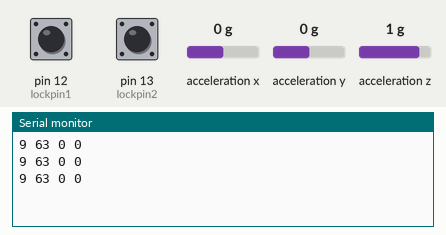
This sketch was run on a simulated Arduino Uno, built with avr-gcc and run on an emulated ATmega328P. Shown: the last lines printed to the serial monitor. The inputs (shaded band) are chosen by the test bench; at power-on: acceleration x 0 g, pin 12 (lockpin1) HIGH, pin 13 (lockpin2) HIGH, acceleration z 1 g, acceleration y 0 g.

Above: at 1.2 s.
1.3 s: acceleration x set to -1.4 g
At 1.86 s:
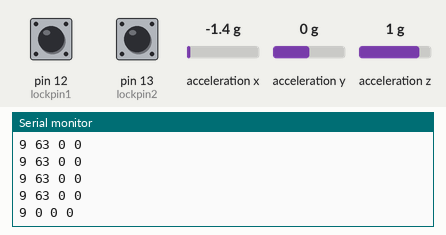
2.8 s: pin 12 (lockpin1) pulled LOW for 0.5 s
At 3.07 s:
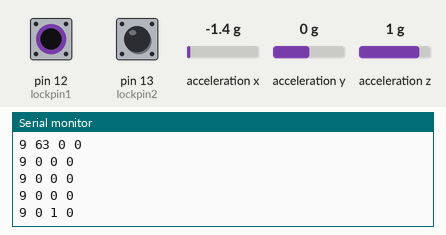
4.8 s: pin 13 (lockpin2) pulled LOW for 0.5 s
At 5.08 s:
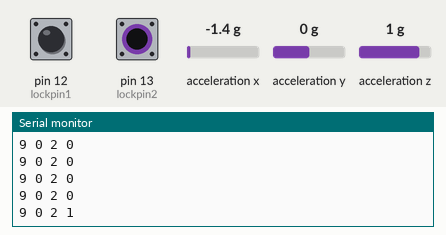
6.8 s: acceleration z set to -1.4 g
At 7.08 s:
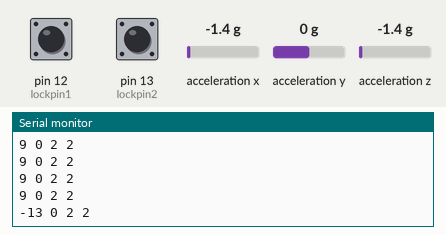
8.3 s: pin 12 (lockpin1) pulled LOW for 1 s
At 8.69 s:
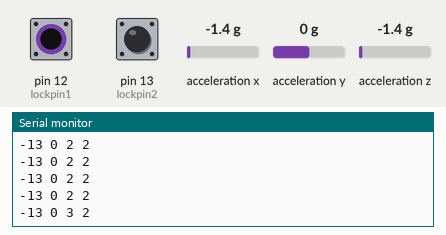
10.8 s: pin 13 (lockpin2) pulled LOW for 1 s
At 11.1 s:
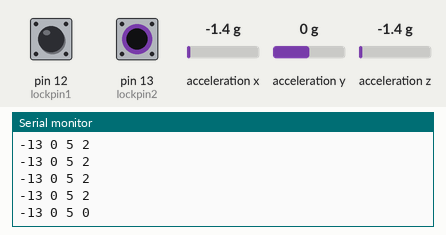
Timing chart, 0 to 13.8 s (numbered marks = the images above; inputs shaded):
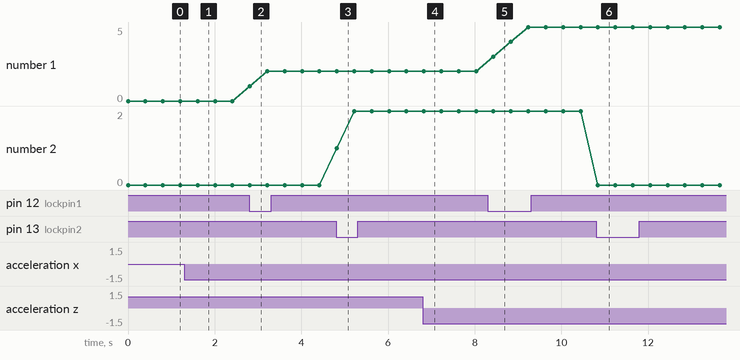

Measured:
- after the input at 1.3 s, the serial monitor: prints a new line after 0.31 s (image 1)
- after the input at 2.8 s, the serial monitor: prints a new line at once (image 2)
- after the input at 4.8 s, the serial monitor: prints a new line at once (image 3)
- after the input at 6.8 s, the serial monitor: prints a new line at once (image 4)
- after the input at 8.3 s, the serial monitor: prints a new line after 0.13 s (image 5)
- after the input at 10.8 s, the serial monitor: prints a new line at once (image 6)
- plotted number 1: 0 → 2 after the input at 2.8 s, 2 → 5 after the input at 8.3 s

The sketch:

NEW_ADXL_TWO_MODES.ino
```cpp
#include <Wire.h>
#include <Adafruit_Sensor.h>
#include <Adafruit_ADXL345_U.h>

/* Assign a unique ID to this sensor at the same time */
Adafruit_ADXL345_Unified accel = Adafruit_ADXL345_Unified(12345);

#define C4 0x30
#define Cs4 0x31
#define D4 0x32
#define E4 0x34
#define F4 0x35
#define G4 0x37
#define A4a 0x39
#define B4 0x3B

#define C5 0x3C
#define D5 0x3E
#define E5 0x40
#define F5 0x41
#define G5 0x43
#define A5a 0x45
#define As5 0x46
#define B5 0x47
#define C6 0x48
#define Cs6 0x49

#define OFF 0x80
#define ON 0x90
#define lockpin1 12

#define lockpin2 13
int prev=0;
int z;
int flag=0;
int zreading;
int xreading;
int counta=0;
int countb=0;

void displaySensorDetails(void)
{
  sensor_t sensor;
  accel.getSensor(&sensor);
  /*Serial.println("------------------------------------");
  Serial.print  ("Sensor:       "); Serial.println(sensor.name);
  Serial.print  ("Driver Ver:   "); Serial.println(sensor.version);
  Serial.print  ("Unique ID:    "); Serial.println(sensor.sensor_id);
  Serial.print  ("Max Value:    "); Serial.print(sensor.max_value); Serial.println(" m/s^2");
  Serial.print  ("Min Value:    "); Serial.print(sensor.min_value); Serial.println(" m/s^2");
  Serial.print  ("Resolution:   "); Serial.print(sensor.resolution); Serial.println(" m/s^2");
  Serial.println("------------------------------------");
  Serial.println("");
  delay(500);
  */
}

void displayDataRate(void)
{
  /*Serial.print  ("Data Rate:    ");

  switch(accel.getDataRate())
  {
    case ADXL345_DATARATE_3200_HZ:
      Serial.print  ("3200 ");
      break;
    case ADXL345_DATARATE_1600_HZ:
      Serial.print  ("1600 ");
      break;
    case ADXL345_DATARATE_800_HZ:
      Serial.print  ("800 ");
      break;
    case ADXL345_DATARATE_400_HZ:
      Serial.print  ("400 ");
      break;
    case ADXL345_DATARATE_200_HZ:
      Serial.print  ("200 ");
      break;
    case ADXL345_DATARATE_100_HZ:
      Serial.print  ("100 ");
      break;
    case ADXL345_DATARATE_50_HZ:
      Serial.print  ("50 ");
      break;
    case ADXL345_DATARATE_25_HZ:
      Serial.print  ("25 ");
      break;
    case ADXL345_DATARATE_12_5_HZ:
      Serial.print  ("12.5 ");
      break;
    case ADXL345_DATARATE_6_25HZ:
      Serial.print  ("6.25 ");
      break;
    case ADXL345_DATARATE_3_13_HZ:
      Serial.print  ("3.13 ");
      break;
    case ADXL345_DATARATE_1_56_HZ:
      Serial.print  ("1.56 ");
      break;
    case ADXL345_DATARATE_0_78_HZ:
      Serial.print  ("0.78 ");
      break;
    case ADXL345_DATARATE_0_39_HZ:
      Serial.print  ("0.39 ");
      break;
    case ADXL345_DATARATE_0_20_HZ:
      Serial.print  ("0.20 ");
      break;
    case ADXL345_DATARATE_0_10_HZ:
      Serial.print  ("0.10 ");
      break;
    default:
      Serial.print  ("???? ");
      break;
  }
  Serial.println(" Hz");
  */
}

void displayRange(void)
{
  /*Serial.print  ("Range:         +/- ");

  switch(accel.getRange())
  {
    case ADXL345_RANGE_16_G:
      Serial.print  ("16 ");
      break;
    case ADXL345_RANGE_8_G:
      Serial.print  ("8 ");
      break;
    case ADXL345_RANGE_4_G:
      Serial.print  ("4 ");
      break;
    case ADXL345_RANGE_2_G:
      Serial.print  ("2 ");
      break;
    default:
      Serial.print  ("?? ");
      break;
  }
  Serial.println(" g");
  */
}

void setup(void)
{
#ifndef ESP8266
  while (!Serial);
#endif
  Serial.begin(9600);
  pinMode(lockpin1,INPUT_PULLUP);
  pinMode(lockpin2,INPUT_PULLUP);
  //Serial.println("Accelerometer Test"); Serial.println("");

  /* Initialise the sensor */
  if(!accel.begin())
  {
    /* There was a problem detecting the ADXL345 ... check your connections */
    //Serial.println("Ooops, no ADXL345 detected ... Check your wiring!");
    while(1);
  }

  /* Set the range to whatever is appropriate for your project */
  accel.setRange(ADXL345_RANGE_8_G);
  //displaySetRange(ADXL345_RANGE_8_G);
  // displaySetRange(ADXL345_RANGE_4_G);
  // displaySetRange(ADXL345_RANGE_2_G);

  /* Display some basic information on this sensor */
  displaySensorDetails();

  /* Display additional settings (outside the scope of sensor_t) */
  displayDataRate();
  displayRange();
  //Serial.println("");
}

void loop(void)
{
  /* Get a new sensor event */
  sensors_event_t event;
  accel.getEvent(&event);
  xreading=constrain(map(event.acceleration.x,-11,11,1,126), 0, 127);  //required as pitchbend takes 8 bit argument
  //Serial.print("Z: "); Serial.print(event.acceleration.z); Serial.print("  ");Serial.println("m/s^2 ");

  if(digitalRead(lockpin1)==LOW){
      counta=counta+1 ;
      zreading=event.acceleration.z;//value of z-acceleration when the button is pressed
  }
  if(digitalRead(lockpin2)==LOW){
      countb=countb+1 ;
      zreading=event.acceleration.z;//value of z-acceleration when the button is pressed
  }

     if(counta%2==0&&countb%2==0)
      serialcomm(event.acceleration.z, xreading, counta,countb);
      //if switch is not pressed or pressed even number of times then send the values according to accelerometer z value
      else if(counta%2==1 && countb%2==1){countb=0;
     serialcomm(zreading,xreading,counta,countb);}
      else if(countb%2==0&&counta%2==1){
      serialcomm(zreading,xreading,counta,countb);}
      else{
        serialcomm(zreading,xreading,counta,countb);}


      delay(400);

   /* Arduino Packet Syntax:  "zvalue <space> xvalue <space> count <newline character> "
    Split() method was used in Python to generate a list "zvalue, xvalue, count"
    reading= ser.readline.rstrip().split()
    print reading
    will give output "-10, 10, 2"
    */
}

void serialcomm(int zvalue, int xvalue, int counta,int countb)
{
      Serial.print(zvalue);
      Serial.print(" ");
      Serial.print(xvalue);
      Serial.print(" ");
      Serial.print(counta);
      Serial.print(" ");
       Serial.println(countb);
}
```
